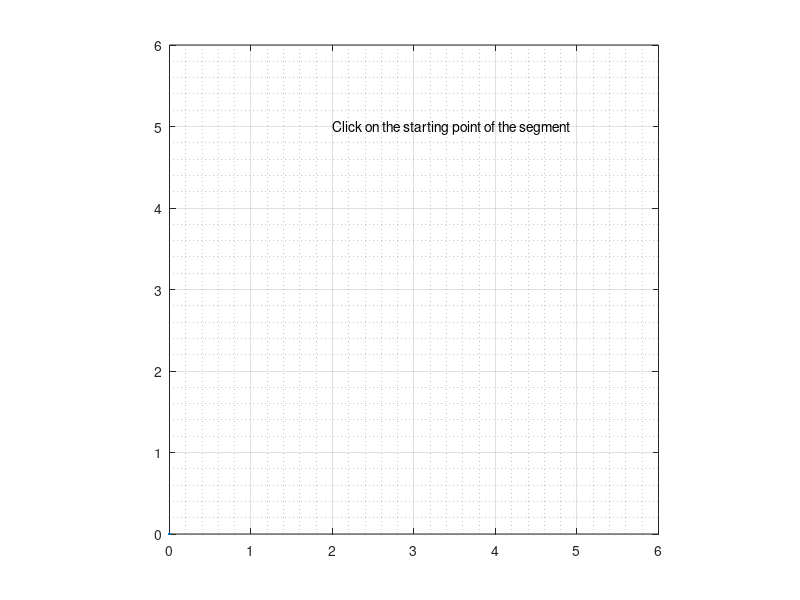

MATLAB code for this plot: (Note: this script raises an error after producing the figure.)
%To use this script as a script instead of a func to see the workspace:
r = 1;
nbIntervalsForCircle = 50;
set(0,'DefaultFigureWindowStyle','docked')
figure;
set(0,'DefaultFigureWindowStyle','normal')

uselessplot = plot(0,0); %allows me then to delete c
point1 = uselessplot ; point2 = uselessplot ; seg = uselessplot;
pcenter = uselessplot ; c = uselessplot ; points = uselessplot;
uselesstext = text(0,0,' '); t = uselesstext ;
axis square ; xlim([0 6]) ; ylim([0 6]) ; grid on ; grid minor ; hold on

while 1
argx4 = [];
delete(t) ; t = text(2,5, 'Click on the starting point of the segment');
argx4(1,1:2) = ginput(1);
delete(point1) ; point1 = plot(argx4(1),argx4(2),'s','MarkerSize',10);
delete(point2) ; delete(seg);
delete(pcenter) ; delete(c) ; delete(points);

delete(t) ; t = text(2,5, 'Click on the ending point of the segment');
argx4(1,3:4) = ginput(1);
point2 = plot(argx4(3),argx4(4),'s','MarkerSize',10);
seg = plot([argx4(1);argx4(3)],[argx4(2);argx4(4)]) ; hold on

delete(t) ; t = text(2,5, 'Click on the center of the circle');
Center = ginput(1);
pcenter = plot(Center(1),Center(2),'r+') ; hold on 
circonfPos = circle2D(Center(1),Center(2),r,nbIntervalsForCircle);
c = plot(circonfPos(:,1),circonfPos(:,2),'r-') ; hold on

%https://math.stackexchange.com/questions/2837/how-to-tell-if-a-line-segment-intersects-with-a-circle
% function yesorno = do1Segment1CircleIntersect(argx4,Center,r)
%input
xstart = argx4(1);
ystart = argx4(2);
xend = argx4(3);
yend = argx4(4);
xC = Center(1) ; yC = Center(2);

%formatting:
P = [xstart ; ystart];
Q = [xend ; yend];
C = [xC ; yC];

%I assume the line is much longer than the diameter of the circle,
%otherwise the problem is not completely explored !!
sentence = strcat("This function is designed such that \n the circle's ", ...
                  "diameter is lower than the segment length. \n Here", ...
                  "this is not the case, \n so one should have a look in ", ...
                  "the snippet and resolve the problem in a complete way.");
length = norm(P-Q);
if norm(P-Q) < 2*r
    clc
    fprintf(sentence)
    disp(' ')
    disp(['(length = ',num2str(length),')'])
end

%Mathematica-given solution:
%(each point of a line passing by P and Q is described by one unique
%parameter t s.t tP+(1-t)Q belongs to the line, while if t is borned
%between 0 and 1, then tP+(1-t)Q belongs to the segment between P and Q.)
underSqrt = P(1)^2*(-Q(2)^2) - 2*P(1)*Q(1) + 2*P(2)*P(1)*Q(1)*Q(2) ...
          - P(2)^2*Q(1)^2 - 2*P(2)*Q(2) + P(1)^2 + P(2)^2 + Q(1)^2 + Q(2)^2;
if underSqrt < 0
    yesorno = 0;
else
    num1 = -P'*Q;
    num2 = Q'*Q;
    denom = 2*num1 + P'*P + num2;
    t1 = (num1 - sqrt(underSqrt) + num2)/denom; %first segment-parameter root
    t2 = (num1 + sqrt(underSqrt) + num2)/denom;
    if ((0 <= t1) && (t1 <= 1)) || ((0 <= t2) && (t2 <= 1)); yesorno = 1;
    else; yesorno = 0; end
end

%To verify this function isolated of any bigger main script, uncomment:
R1 = t1*P + (1-t1)*Q ; R2 = t2*P + (1-t2)*Q;
points = plot([R1(1) R2(1)],[R1(2) R2(2)],'.','MarkerSize',20);
title(['yesorno = ', num2str(yesorno)])

% end

end